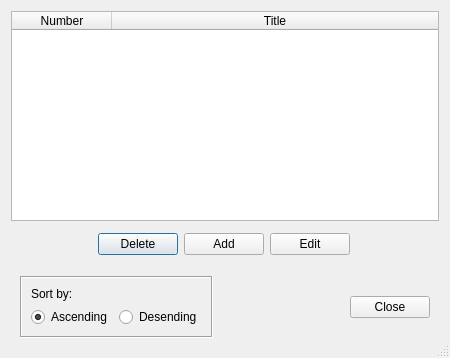
<?xml version="1.0" encoding="UTF-8"?>
<ui version="4.0">
 <class>TalkWindow</class>
 <widget class="QDialog" name="TalkWindow">
  <property name="geometry">
   <rect>
    <x>0</x>
    <y>0</y>
    <width>450</width>
    <height>358</height>
   </rect>
  </property>
  <property name="windowTitle">
   <string>Talks</string>
  </property>
  <property name="layoutDirection">
   <enum>Qt::LeftToRight</enum>
  </property>
  <property name="sizeGripEnabled">
   <bool>true</bool>
  </property>
  <property name="modal">
   <bool>false</bool>
  </property>
  <layout class="QGridLayout" name="gridLayout">
   <item row="1" column="0">
    <widget class="QFrame" name="frame_2">
     <property name="layoutDirection">
      <enum>Qt::LeftToRight</enum>
     </property>
     <property name="autoFillBackground">
      <bool>false</bool>
     </property>
     <property name="frameShape">
      <enum>QFrame::NoFrame</enum>
     </property>
     <property name="frameShadow">
      <enum>QFrame::Plain</enum>
     </property>
     <layout class="QHBoxLayout" name="horizontalLayout">
      <property name="leftMargin">
       <number>6</number>
      </property>
      <property name="topMargin">
       <number>6</number>
      </property>
      <property name="bottomMargin">
       <number>6</number>
      </property>
      <item>
       <spacer name="horizontalSpacer_2">
        <property name="orientation">
         <enum>Qt::Horizontal</enum>
        </property>
        <property name="sizeHint" stdset="0">
         <size>
          <width>40</width>
          <height>20</height>
         </size>
        </property>
       </spacer>
      </item>
      <item>
       <widget class="QPushButton" name="button_delete">
        <property name="text">
         <string>Delete</string>
        </property>
       </widget>
      </item>
      <item>
       <widget class="QPushButton" name="button_add">
        <property name="text">
         <string>Add</string>
        </property>
       </widget>
      </item>
      <item>
       <widget class="QPushButton" name="button_edit">
        <property name="text">
         <string>Edit</string>
        </property>
       </widget>
      </item>
      <item>
       <spacer name="horizontalSpacer_3">
        <property name="orientation">
         <enum>Qt::Horizontal</enum>
        </property>
        <property name="sizeHint" stdset="0">
         <size>
          <width>40</width>
          <height>20</height>
         </size>
        </property>
       </spacer>
      </item>
     </layout>
    </widget>
   </item>
   <item row="2" column="0">
    <widget class="QFrame" name="frame">
     <property name="layoutDirection">
      <enum>Qt::LeftToRight</enum>
     </property>
     <property name="frameShape">
      <enum>QFrame::NoFrame</enum>
     </property>
     <property name="frameShadow">
      <enum>QFrame::Plain</enum>
     </property>
     <layout class="QGridLayout" name="gridLayout_3">
      <item row="0" column="2">
       <widget class="QPushButton" name="button_close">
        <property name="text">
         <string>Close</string>
        </property>
       </widget>
      </item>
      <item row="0" column="0">
       <widget class="QFrame" name="frame_3">
        <property name="frameShape">
         <enum>QFrame::Box</enum>
        </property>
        <property name="frameShadow">
         <enum>QFrame::Sunken</enum>
        </property>
        <layout class="QGridLayout" name="gridLayout_2">
         <item row="1" column="0">
          <widget class="QLabel" name="label">
           <property name="text">
            <string>Sort by:</string>
           </property>
          </widget>
         </item>
         <item row="2" column="1">
          <widget class="QRadioButton" name="radioDesending">
           <property name="toolTip">
            <string/>
           </property>
           <property name="whatsThis">
            <string>Sort congregations by reverse alphabetical order.</string>
           </property>
           <property name="text">
            <string>Desending</string>
           </property>
          </widget>
         </item>
         <item row="2" column="0">
          <widget class="QRadioButton" name="radioAscending">
           <property name="toolTip">
            <string/>
           </property>
           <property name="whatsThis">
            <string>Sort congregations by alphabetical order.</string>
           </property>
           <property name="text">
            <string>Ascending</string>
           </property>
           <property name="checked">
            <bool>true</bool>
           </property>
          </widget>
         </item>
        </layout>
       </widget>
      </item>
      <item row="0" column="1">
       <spacer name="horizontalSpacer">
        <property name="orientation">
         <enum>Qt::Horizontal</enum>
        </property>
        <property name="sizeHint" stdset="0">
         <size>
          <width>40</width>
          <height>20</height>
         </size>
        </property>
       </spacer>
      </item>
     </layout>
    </widget>
   </item>
   <item row="0" column="0">
    <widget class="QTableWidget" name="list_talks">
     <property name="wordWrap">
      <bool>true</bool>
     </property>
     <property name="cornerButtonEnabled">
      <bool>true</bool>
     </property>
     <attribute name="horizontalHeaderStretchLastSection">
      <bool>true</bool>
     </attribute>
     <column>
      <property name="text">
       <string>Number</string>
      </property>
     </column>
     <column>
      <property name="text">
       <string>Title</string>
      </property>
     </column>
    </widget>
   </item>
  </layout>
 </widget>
 <tabstops>
  <tabstop>button_add</tabstop>
  <tabstop>button_edit</tabstop>
  <tabstop>button_delete</tabstop>
  <tabstop>radioAscending</tabstop>
  <tabstop>radioDesending</tabstop>
  <tabstop>button_close</tabstop>
  <tabstop>list_talks</tabstop>
 </tabstops>
 <resources/>
 <connections>
  <connection>
   <sender>button_close</sender>
   <signal>clicked()</signal>
   <receiver>TalkWindow</receiver>
   <slot>close()</slot>
   <hints>
    <hint type="sourcelabel">
     <x>420</x>
     <y>293</y>
    </hint>
    <hint type="destinationlabel">
     <x>288</x>
     <y>164</y>
    </hint>
   </hints>
  </connection>
 </connections>
</ui>
